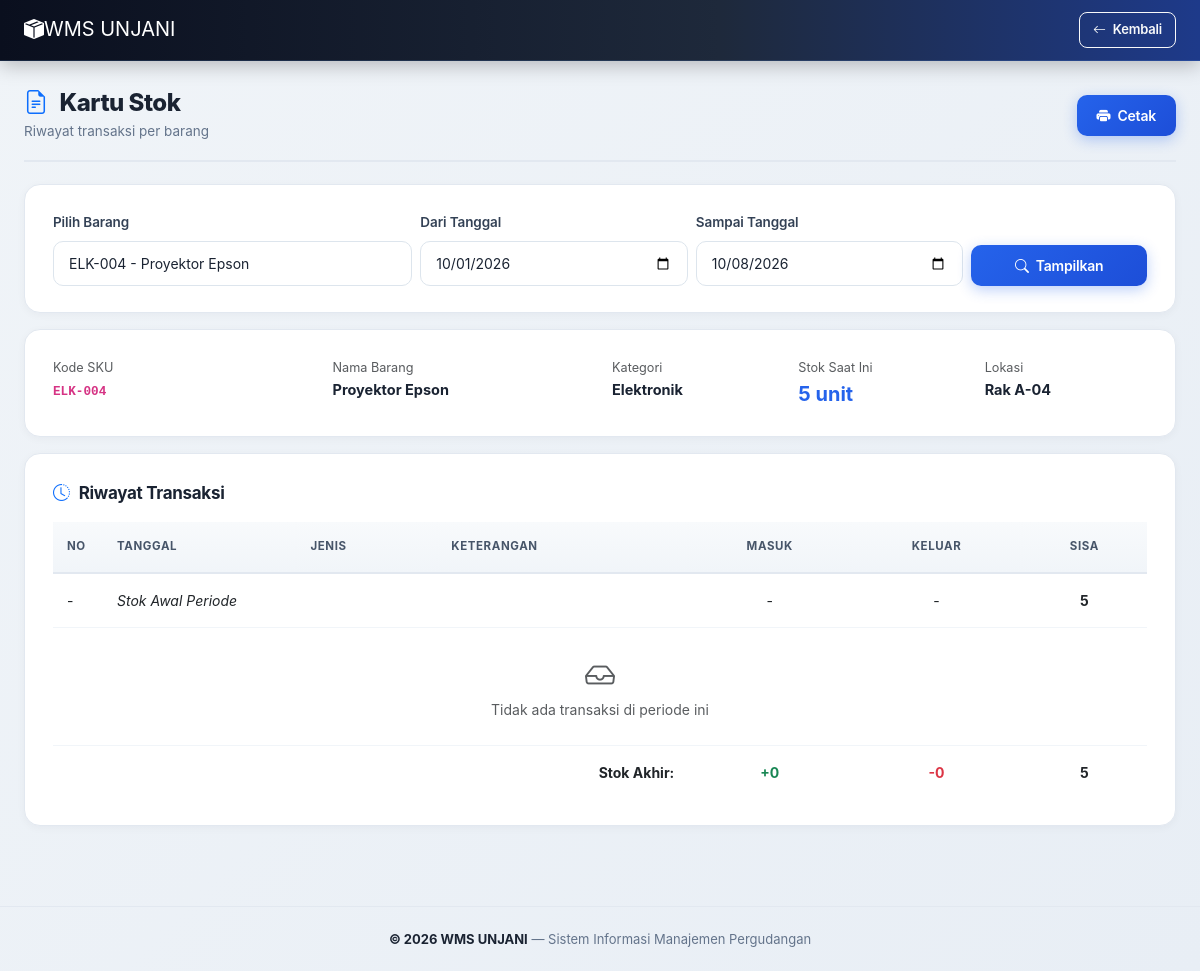
Screenshot of /kartu_stok.php?id=4 with the database file from the repository.
### tables this page shows
CREATE TABLE barang (
    id INT AUTO_INCREMENT PRIMARY KEY,
    kode_barang VARCHAR(20) UNIQUE NOT NULL,
    nama_barang VARCHAR(100) NOT NULL,
    kategori_id INT,
    satuan VARCHAR(20) DEFAULT 'pcs',
    stok INT DEFAULT 0,
    stok_minimal INT DEFAULT 5,
    lokasi_rak VARCHAR(20),
    harga DECIMAL(15,2) DEFAULT 0,
    FOREIGN KEY (kategori_id) REFERENCES kategori(id) ON DELETE SET NULL
);

CREATE TABLE kategori (
    id INT AUTO_INCREMENT PRIMARY KEY,
    nama_kategori VARCHAR(100) NOT NULL,
    kode_zona VARCHAR(5),
    keterangan TEXT
);

### kartu_stok.php (the view, shortened to what this page needs)
<?php
require_once 'config/koneksi.php';
$barang_id = (int)($_GET['id'] ?? 0);
$dari      = $_GET['dari'] ?? date('Y-m-01');
$sampai    = $_GET['sampai'] ?? date('Y-m-d');
$barang = null;
if ($barang_id > 0) {
    $barang = mysqli_fetch_assoc(mysqli_query($koneksi, "
        SELECT b.*, k.nama_kategori
        FROM barang b
        LEFT JOIN kategori k ON b.kategori_id = k.id
        WHERE b.id='$barang_id'
    "));
}
?>
<!DOCTYPE html>
<html lang="id">
<head>
    <link href="https://cdn.jsdelivr.net/npm/bootstrap@5.3.0/dist/css/bootstrap.min.css" rel="stylesheet">
    <link href="https://cdn.jsdelivr.net/npm/bootstrap-icons@1.11.0/font/bootstrap-icons.css" rel="stylesheet">
    <link rel="stylesheet" href="assets/css/style.css">
</head>
<body>
<nav class="navbar navbar-expand-lg navbar-dark sticky-top">
    <div class="container-fluid px-4">
        <a class="navbar-brand" href="index.php">
            <i class="bi bi-box-seam-fill"></i> WMS UNJANI
        </a>
        <a href="index.php?page=barang" class="btn btn-sm btn-outline-light">
            <i class="bi bi-arrow-left"></i> Kembali
        </a>
    </div>
</nav>
<div class="container-fluid main-content">
    <div class="page-header">
        <div>
            <h4><i class="bi bi-file-earmark-text text-primary"></i> Kartu Stok</h4>
            <small>Riwayat transaksi per barang</small>
        </div>
        <?php if ($barang): ?>
        <button onclick="window.print()" class="btn btn-primary">
            <i class="bi bi-printer-fill"></i> Cetak
        </button>
        <?php endif; ?>
    </div>
    <div class="panel mb-3 no-print">
        <form method="GET" action="kartu_stok.php" class="row g-2">
            <div class="col-md-4">
                <label class="form-label">Pilih Barang</label>
                <select name="id" class="form-select" required>
                    <?php
                    $q_b = mysqli_query($koneksi, "SELECT * FROM barang ORDER BY nama_barang");
                    while ($b = mysqli_fetch_assoc($q_b)):
                    ?>
                    <option value="<?= $b['id'] ?>" <?= $barang_id == $b['id'] ? 'selected' : '' ?>>
                        <?= $b['kode_barang'] ?> - <?= $b['nama_barang'] ?>
                    </option>
                    <?php endwhile; ?>
                </select>
            </div>
            <div class="col-md-3">
                <label class="form-label">Dari Tanggal</label>
                <input type="date" name="dari" class="form-control" value="<?= $dari ?>">
            </div>
            <div class="col-md-3">
                <label class="form-label">Sampai Tanggal</label>
                <input type="date" name="sampai" class="form-control" value="<?= $sampai ?>">
            </div>
            <div class="col-md-2 d-flex align-items-end">
                <button type="submit" class="btn btn-primary w-100">
                    <i class="bi bi-search"></i> Tampilkan
                </button>
            </div>
        </form>
    </div>
    <?php if ($barang): ?>
    <div class="panel mb-3">
        <div class="row">
            <div class="col-md-3">
                <small class="text-muted">Kode SKU</small>
                <div><strong><code><?= $barang['kode_barang'] ?></code></strong></div>
            </div>
            <div class="col-md-3">
                <small class="text-muted">Nama Barang</small>
                <div><strong><?= $barang['nama_barang'] ?></strong></div>
            </div>
            <div class="col-md-2">
                <small class="text-muted">Kategori</small>
                <div><strong><?= $barang['nama_kategori'] ?? '-' ?></strong></div>
            </div>
            <div class="col-md-2">
                <small class="text-muted">Stok Saat Ini</small>
                <div><strong style="font-size:20px;color:#2563eb;"><?= $barang['stok'] ?> <?= $barang['satuan'] ?></strong></div>
            </div>
            <div class="col-md-2">
                <small class="text-muted">Lokasi</small>
                <div><strong><?= $barang['lokasi_rak'] ?></strong></div>
            </div>
        </div>
    </div>
    <div class="panel">
        <div class="panel-title mb-3"><i class="bi bi-clock-history text-primary"></i> Riwayat Transaksi</div>
        <div class="table-responsive">
            <table class="table">
                <thead>
                    <tr>
                        <th style="width:50px;">No</th>
                        <th>Tanggal</th>
                        <th>Jenis</th>
                        <th>Keterangan</th>
                        <th class="text-center">Masuk</th>
                        <th class="text-center">Keluar</th>
                        <th class="text-center">Sisa</th>
                    </tr>
                </thead>
                <tbody>
                <?php
                $q = mysqli_query($koneksi, "
                    (SELECT bm.tanggal, 'Masuk' AS jenis,
                        CONCAT('Dari: ', IFNULL(s.nama_supplier, '-'), ' | PO: ', IFNULL(bm.no_po, '-')) AS ket,
                        bm.jumlah AS masuk, 0 AS keluar
                     FROM barang_masuk bm
                     LEFT JOIN supplier s ON bm.supplier_id = s.id
                     WHERE bm.barang_id = '$barang_id'
                       AND bm.tanggal BETWEEN '$dari' AND '$sampai')
                    UNION ALL
                    (SELECT bk.tanggal, 'Keluar' AS jenis,
                        CONCAT('Ke: ', IFNULL(bk.tujuan, '-'), ' | SJ: ', IFNULL(bk.no_surat_jalan, '-')) AS ket,
                        0 AS masuk, bk.jumlah AS keluar
                     FROM barang_keluar bk
                     WHERE bk.barang_id = '$barang_id'
                       AND bk.tanggal BETWEEN '$dari' AND '$sampai')
                    ORDER BY tanggal ASC
                ");
                $sum_in = mysqli_fetch_assoc(mysqli_query($koneksi,
                    "SELECT IFNULL(SUM(jumlah),0) t FROM barang_masuk WHERE barang_id='$barang_id'"))['t'];
                $sum_out = mysqli_fetch_assoc(mysqli_query($koneksi,
                    "SELECT IFNULL(SUM(jumlah),0) t FROM barang_keluar WHERE barang_id='$barang_id'"))['t'];
                $stok_awal = $barang['stok'] - $sum_in + $sum_out;
                $no = 1;
                $running = $stok_awal;
                ?>
                <tr style="background:#f8fafc;">
                    <td>-</td>
                    <td colspan="3"><em>Stok Awal Periode</em></td>
                    <td class="text-center">-</td>
                    <td class="text-center">-</td>
                    <td class="text-center"><strong><?= $stok_awal ?></strong></td>
                </tr>
                <?php
                if (mysqli_num_rows($q) == 0): ?>
                    <tr><td colspan="7" class="text-center text-muted py-4">
                        <i class="bi bi-inbox" style="font-size:30px;"></i>
                        <div>Tidak ada transaksi di periode ini</div>
                    </td></tr>
                <?php else: while ($r = mysqli_fetch_assoc($q)):
                    $running += $r['masuk'] - $r['keluar'];
                ?>
                <tr>
                    <td><?= $no++ ?></td>
                    <td><?= tglIndo($r['tanggal']) ?></td>
                    <td>
                        <?php if ($r['jenis'] == 'Masuk'): ?>
                            <span class="badge bg-success">Masuk</span>
                        <?php else: ?>
                            <span class="badge bg-danger">Keluar</span>
                        <?php endif; ?>
                    </td>
                    <td><?= $r['ket'] ?></td>
                    <td class="text-center"><?= $r['masuk'] > 0 ? '<strong class="text-success">+' . $r['masuk'] . '</strong>' : '-' ?></td>
                    <td class="text-center"><?= $r['keluar'] > 0 ? '<strong class="text-danger">-' . $r['keluar'] . '</strong>' : '-' ?></td>
                    <td class="text-center"><strong><?= $running ?></strong></td>
                </tr>
                <?php endwhile; endif; ?>
                <tr style="background:#f0f9ff;font-weight:bold;">
                    <td colspan="4" class="text-end">Stok Akhir:</td>
                    <td class="text-center text-success">+<?= $sum_in ?></td>
                    <td class="text-center text-danger">-<?= $sum_out ?></td>
                    <td class="text-center"><?= $barang['stok'] ?></td>
                </tr>
                </tbody>
            </table>
        </div>
    </div>
    <?php endif; ?>
</div>
<footer>
    <strong>&copy; <?= date('Y') ?> WMS UNJANI</strong> — Sistem Informasi Manajemen Pergudangan
</footer>
</body>
</html>

### assets/css/style.css (style rules this page uses)
* { -webkit-font-smoothing: antialiased; -moz-osx-font-smoothing: grayscale; box-sizing: border-box; }
body { background: linear-gradient(135deg, #f0f4f8 0%, #e8eef5 100%); font-family: 'Inter', 'Segoe UI', -apple-system, BlinkMacSystemFont, Tahoma, sans-serif; font-size: 14.5px; line-height: 1.55; color: #1a2332; min-height: 100vh; margin: 0; }
.main-content { max-width: 1500px; margin: 0 auto; padding: 28px 24px 40px; }
.navbar { background: linear-gradient(90deg, #0a0f1e 0%, #1e293b 60%, #1e3a8a 100%) !important; padding: 12px 0 !important; box-shadow: 0 4px 20px rgba(0,0,0,0.25); border-bottom: 1px solid rgba(96,165,250,0.15); }
.navbar-brand { color: #fff !important; padding: 0; display: flex; align-items: center; }
.panel { background: #fff; border-radius: 16px; padding: 26px 28px; border: 1px solid #e2e8f0; height: 100%; box-shadow: 0 2px 8px rgba(15,23,42,0.04); transition: box-shadow 0.25s; }
.panel-title { font-size: 17px; font-weight: 700; color: #1a2332; margin-bottom: 6px; display: flex; align-items: center; gap: 9px; letter-spacing: -0.3px; }
.page-header { display: flex; justify-content: space-between; align-items: center; margin-bottom: 22px; padding-bottom: 18px; border-bottom: 2px solid #e2e8f0; gap: 16px; flex-wrap: wrap; }
.page-header h4 { font-size: 24px; font-weight: 800; margin: 0; display: flex; align-items: center; gap: 12px; color: #1a2332; letter-spacing: -0.5px; }
.page-header small { color: #64748b; font-size: 13.5px; display: block; margin-top: 4px; }
.table { margin-bottom: 0; font-size: 14px; color: #1a2332; }
.table thead th { background: linear-gradient(180deg, #f8fafc, #f1f5f9); color: #475569; font-size: 11.5px; font-weight: 700; letter-spacing: 0.6px; text-transform: uppercase; padding: 16px 14px; border-bottom: 2px solid #e2e8f0; white-space: nowrap; }
.table tbody td { padding: 16px 14px; vertical-align: middle; font-size: 14px; border-bottom: 1px solid #f1f5f9; }
.table tbody tr { transition: all 0.15s; }
.table tbody tr:last-child td { border-bottom: none; }
.btn { font-size: 14px; font-weight: 600; border-radius: 10px; padding: 10px 20px; transition: all 0.2s ease; display: inline-flex; align-items: center; justify-content: center; gap: 7px; letter-spacing: -0.2px; }
.btn-sm { padding: 7px 13px; font-size: 13px; border-radius: 8px; }
.btn-primary { background: linear-gradient(135deg, #2563eb, #1d4ed8); border: none; box-shadow: 0 4px 14px rgba(37,99,235,0.3); }
.form-control, .form-select { border-radius: 10px; border: 1.5px solid #dde5ed; font-size: 14px; padding: 11px 15px; transition: all 0.2s; color: #1a2332; background: #fff; }
.form-control::placeholder { color: #94a3b8; }
.form-label { font-weight: 600; color: #334155; margin-bottom: 8px; font-size: 13.5px; letter-spacing: -0.1px; }
footer { font-size: 13px; color: #64748b; padding: 22px 0; margin-top: 40px; border-top: 1px solid #e2e8f0; text-align: center; }
footer strong { color: #1a2332; }

### rows the page displays
barang: kode_barang "ELK-004", nama_barang "Proyektor Epson", kategori.nama_kategori "Elektronik", stok "5", satuan "unit", lokasi_rak "Rak A-04"

### other values shown
$sum_in "0"
$sum_out "0"
form field id "ELK-004 - Proyektor Epson"
